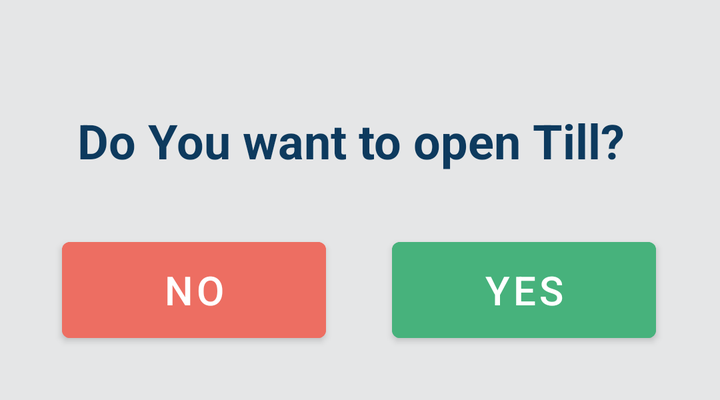
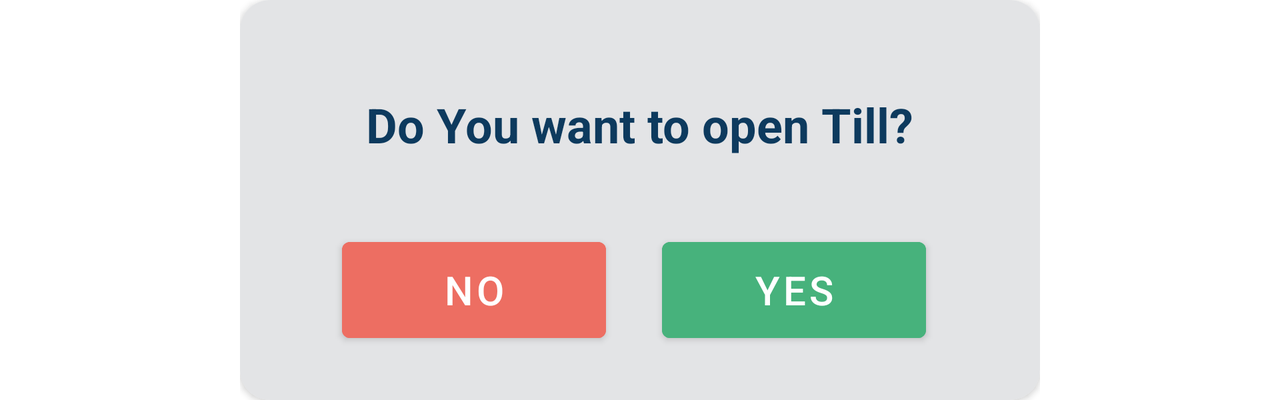

An Android layout and its configuration variant, each rendered on a device that would load it. The default file and the variant file are quoted in full after the pictures.
<!-- AndroidManifest.xml: application theme Theme.Cashier_App -->
<!-- res/layout/till_dialog.xml -->
<?xml version="1.0" encoding="utf-8"?>
<androidx.constraintlayout.widget.ConstraintLayout xmlns:android="http://schemas.android.com/apk/res/android"
    xmlns:app="http://schemas.android.com/apk/res-auto"
    xmlns:tools="http://schemas.android.com/tools"
    android:layout_width="400dp"
    android:layout_height="200dp"
    android:layout_gravity="center"
    android:layout_centerHorizontal="true"
    android:layout_centerVertical="true"
    >

    <androidx.cardview.widget.CardView
        android:layout_width="match_parent"
        android:layout_height="match_parent"
        app:cardCornerRadius="10dp"
        android:elevation="20dp"
        android:outlineAmbientShadowColor="@color/Grey"
        tools:targetApi="p">

        <androidx.constraintlayout.widget.ConstraintLayout
            android:layout_width="match_parent"
            android:layout_height="match_parent"
            android:background="@color/background"
            android:elevation="10dp"
            app:layout_constraintBottom_toBottomOf="parent"
            app:layout_constraintEnd_toEndOf="parent"
            app:layout_constraintHorizontal_bias="0.5"
            app:layout_constraintStart_toStartOf="parent"
            app:layout_constraintTop_toTopOf="parent"
            tools:layout_editor_absoluteX="1dp">


            <TextView
                android:id="@+id/textView2"
                android:layout_width="283dp"
                android:layout_height="61dp"
                android:text="Do You want to open Till?"
                android:textAllCaps="false"
                android:textAppearance="@style/TextAppearance.AppCompat.Body1"
                android:textColor="@color/text"
                android:textSize="24sp"
                android:textStyle="bold"
                app:layout_constraintBottom_toTopOf="@+id/cancel"
                app:layout_constraintEnd_toEndOf="parent"
                app:layout_constraintStart_toStartOf="parent"
                app:layout_constraintTop_toTopOf="parent"
                app:layout_constraintVertical_bias="1.0" />

            <Button
                android:id="@+id/cancel"
                android:layout_width="132dp"
                android:layout_height="60dp"
                android:layout_marginStart="51dp"
                android:layout_marginLeft="51dp"
                android:layout_marginTop="115dp"
                android:layout_marginEnd="217dp"
                android:layout_marginRight="217dp"
                android:layout_marginBottom="25dp"
                android:backgroundTint="#ED6E62"
                android:text="NO"
                android:textSize="20dp"
                app:layout_constraintBottom_toBottomOf="parent"
                app:layout_constraintEnd_toEndOf="parent"
                app:layout_constraintStart_toStartOf="parent"
                app:layout_constraintTop_toTopOf="parent" />

            <Button
                android:id="@+id/openTill"
                android:layout_width="132dp"
                android:layout_height="60dp"
                android:layout_marginStart="216dp"
                android:layout_marginLeft="216dp"
                android:layout_marginTop="115dp"
                android:layout_marginEnd="52dp"
                android:layout_marginRight="52dp"
                android:layout_marginBottom="25dp"
                android:backgroundTint="#47b27c"
                android:text="YES"
                android:textSize="20dp"
                app:layout_constraintBottom_toBottomOf="parent"
                app:layout_constraintEnd_toEndOf="parent"
                app:layout_constraintHorizontal_bias="0.0"
                app:layout_constraintStart_toStartOf="parent"
                app:layout_constraintTop_toTopOf="parent"
                app:layout_constraintVertical_bias="0.0" />

            <androidx.constraintlayout.widget.Barrier
                android:id="@+id/barrier2"
                android:layout_width="wrap_content"
                android:layout_height="wrap_content"
                app:barrierDirection="top" />


        </androidx.constraintlayout.widget.ConstraintLayout>
    </androidx.cardview.widget.CardView>

</androidx.constraintlayout.widget.ConstraintLayout>
<!-- resources referenced by this layout -->
<resources>
  <color name="Grey">#b7b7b7</color>
  <color name="background">#e5e6e7</color>
  <color name="text">#0d3a5e</color>
  <style name="Theme.Cashier_App" parent="Theme.MaterialComponents.DayNight.DarkActionBar">
  
      </style>
</resources>
<!-- res/layout-land-v21/till_dialog.xml (the repository's variant of the layout above) -->
<!-- drawn on the phone turned sideways -->
<?xml version="1.0" encoding="utf-8"?>
<androidx.constraintlayout.widget.ConstraintLayout xmlns:android="http://schemas.android.com/apk/res/android"
    xmlns:app="http://schemas.android.com/apk/res-auto"
    xmlns:tools="http://schemas.android.com/tools"
    android:layout_width="400dp"
    android:layout_height="200dp"
    android:layout_gravity="center"
    >

    <androidx.cardview.widget.CardView
        android:layout_width="match_parent"
        android:layout_height="match_parent"
        app:cardCornerRadius="15dp"
        android:elevation="10dp"
        android:outlineAmbientShadowColor="@color/Grey"
        tools:targetApi="p">

        <androidx.constraintlayout.widget.ConstraintLayout
            android:layout_width="match_parent"
            android:layout_height="match_parent"
            android:background="@color/lightGrey"
            app:layout_constraintBottom_toBottomOf="parent"
            app:layout_constraintEnd_toEndOf="parent"
            app:layout_constraintHorizontal_bias="0.5"
            app:layout_constraintStart_toStartOf="parent"
            app:layout_constraintTop_toTopOf="parent"
            tools:layout_editor_absoluteX="1dp"
           >


            <TextView
                android:id="@+id/textView2"
                android:layout_width="322dp"
                android:layout_height="69dp"
                android:text="    Do You want to open Till?"
                android:textAllCaps="false"
                android:textAppearance="@style/TextAppearance.AppCompat.Body1"
                android:textColor="@color/textblue"
                android:textSize="24sp"
                android:textStyle="bold"
                app:layout_constraintBottom_toTopOf="@+id/button13"
                app:layout_constraintEnd_toEndOf="parent"
                app:layout_constraintStart_toStartOf="parent"
                app:layout_constraintTop_toTopOf="parent"
                app:layout_constraintVertical_bias="1.0" />

            <Button
                android:id="@+id/button13"
                android:layout_width="132dp"
                android:layout_height="60dp"
                android:layout_marginStart="51dp"
                android:layout_marginLeft="51dp"
                android:layout_marginTop="115dp"
                android:layout_marginEnd="217dp"
                android:layout_marginRight="217dp"
                android:layout_marginBottom="25dp"
                android:backgroundTint="#ED6E62"
                android:text="NO"
                android:textSize="20dp"
                app:layout_constraintBottom_toBottomOf="parent"
                app:layout_constraintEnd_toEndOf="parent"
                app:layout_constraintStart_toStartOf="parent"
                app:layout_constraintTop_toTopOf="parent" />

            <Button
                android:layout_width="132dp"
                android:layout_height="60dp"
                android:layout_marginStart="211dp"
                android:layout_marginLeft="211dp"
                android:layout_marginTop="115dp"
                android:layout_marginEnd="57dp"
                android:layout_marginRight="57dp"
                android:layout_marginBottom="25dp"
                android:backgroundTint="#47b27c"
                android:text="YES"
                android:textSize="20dp"
                app:layout_constraintBottom_toBottomOf="parent"
                app:layout_constraintEnd_toEndOf="parent"
                app:layout_constraintStart_toStartOf="parent"
                app:layout_constraintTop_toTopOf="parent" />

            <androidx.constraintlayout.widget.Guideline
                android:id="@+id/guideline3"
                android:layout_width="wrap_content"
                android:layout_height="wrap_content"
                android:orientation="vertical"
                app:layout_constraintGuide_begin="20dp" />

            <androidx.constraintlayout.widget.Barrier
                android:id="@+id/barrier2"
                android:layout_width="wrap_content"
                android:layout_height="wrap_content"
                app:barrierDirection="top" />

            <androidx.constraintlayout.widget.Guideline
                android:id="@+id/guideline4"
                android:layout_width="wrap_content"
                android:layout_height="wrap_content"
                android:orientation="horizontal"
                app:layout_constraintGuide_begin="20dp" />


        </androidx.constraintlayout.widget.ConstraintLayout>
    </androidx.cardview.widget.CardView>

</androidx.constraintlayout.widget.ConstraintLayout>
<!-- resources referenced by the variant -->
<!-- as the phone turned sideways resolves them -->
<resources>
  <color name="Grey">#b7b7b7</color>
  <color name="lightGrey">#e3e4e6</color>
  <color name="textblue">#0D3A5E</color>
  <style name="Theme.Cashier_App" parent="Theme.MaterialComponents.DayNight.DarkActionBar">
  
      </style>
</resources>
